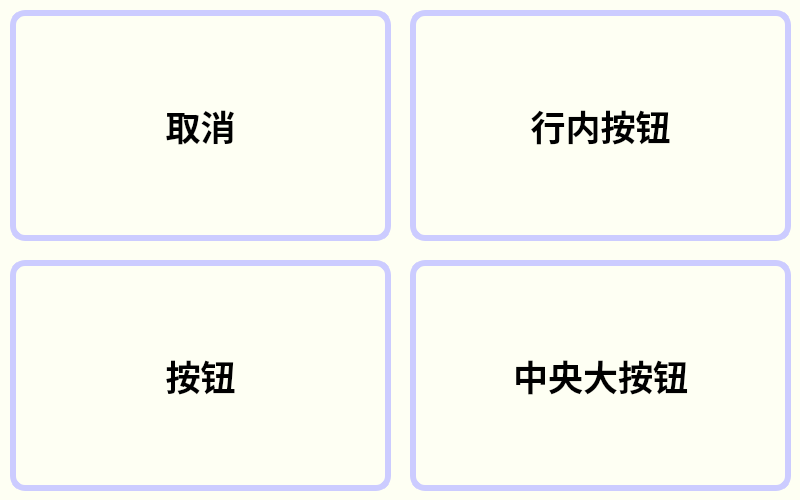
<?xml version="1.0" encoding="UTF-8"?>
<ui version="4.0">
 <class>buttons_w</class>
 <widget class="QWidget" name="buttons_w">
  <property name="geometry">
   <rect>
    <x>0</x>
    <y>0</y>
    <width>800</width>
    <height>500</height>
   </rect>
  </property>
  <property name="palette">
   <palette>
    <active>
     <colorrole role="Base">
      <brush brushstyle="SolidPattern">
       <color alpha="255">
        <red>255</red>
        <green>255</green>
        <blue>255</blue>
       </color>
      </brush>
     </colorrole>
     <colorrole role="Window">
      <brush brushstyle="SolidPattern">
       <color alpha="255">
        <red>254</red>
        <green>255</green>
        <blue>243</blue>
       </color>
      </brush>
     </colorrole>
    </active>
    <inactive>
     <colorrole role="Base">
      <brush brushstyle="SolidPattern">
       <color alpha="255">
        <red>255</red>
        <green>255</green>
        <blue>255</blue>
       </color>
      </brush>
     </colorrole>
     <colorrole role="Window">
      <brush brushstyle="SolidPattern">
       <color alpha="255">
        <red>254</red>
        <green>255</green>
        <blue>243</blue>
       </color>
      </brush>
     </colorrole>
    </inactive>
    <disabled>
     <colorrole role="Base">
      <brush brushstyle="SolidPattern">
       <color alpha="255">
        <red>254</red>
        <green>255</green>
        <blue>243</blue>
       </color>
      </brush>
     </colorrole>
     <colorrole role="Window">
      <brush brushstyle="SolidPattern">
       <color alpha="255">
        <red>254</red>
        <green>255</green>
        <blue>243</blue>
       </color>
      </brush>
     </colorrole>
    </disabled>
   </palette>
  </property>
  <property name="windowTitle">
   <string>Form</string>
  </property>
  <widget class="QPushButton" name="cancel_btn">
   <property name="geometry">
    <rect>
     <x>10</x>
     <y>10</y>
     <width>381</width>
     <height>231</height>
    </rect>
   </property>
   <property name="font">
    <font>
     <pointsize>-1</pointsize>
     <weight>75</weight>
     <bold>true</bold>
    </font>
   </property>
   <property name="cursor">
    <cursorShape>PointingHandCursor</cursorShape>
   </property>
   <property name="whatsThis">
    <string/>
   </property>
   <property name="layoutDirection">
    <enum>Qt::LeftToRight</enum>
   </property>
   <property name="styleSheet">
    <string notr="true">#cancel_btn
{
	font-weight:bold;
    border-radius: 15px;
    font-size: 35px;
    color: black;
	border:6px solid #CCCCFF;
}

#cancel_btn:hover {
    font-size: 45px;
    color: #CCCCFF;
}

#cancel_btn:pressed {
	color:black;
    background:#CCCCFF; /* 按下颜色 */
	border:6px solid black;
}</string>
   </property>
   <property name="text">
    <string>取消</string>
   </property>
  </widget>
  <widget class="QPushButton" name="btn_1">
   <property name="geometry">
    <rect>
     <x>410</x>
     <y>10</y>
     <width>381</width>
     <height>231</height>
    </rect>
   </property>
   <property name="font">
    <font>
     <pointsize>-1</pointsize>
     <weight>75</weight>
     <bold>true</bold>
    </font>
   </property>
   <property name="cursor">
    <cursorShape>PointingHandCursor</cursorShape>
   </property>
   <property name="whatsThis">
    <string/>
   </property>
   <property name="layoutDirection">
    <enum>Qt::LeftToRight</enum>
   </property>
   <property name="styleSheet">
    <string notr="true">#btn_1
{
	font-weight:bold;
    border-radius: 15px;
    font-size: 35px;
    color: black;
	border:6px solid #CCCCFF;
}

#btn_1:hover {
    font-size: 45px;
    color: #CCCCFF;
}

#btn_1:pressed {
	color:black;
    background:#CCCCFF; /* 按下颜色 */
	border:6px solid black;
}</string>
   </property>
   <property name="text">
    <string>行内按钮</string>
   </property>
  </widget>
  <widget class="QPushButton" name="btn_2">
   <property name="geometry">
    <rect>
     <x>10</x>
     <y>260</y>
     <width>381</width>
     <height>231</height>
    </rect>
   </property>
   <property name="font">
    <font>
     <pointsize>-1</pointsize>
     <weight>75</weight>
     <bold>true</bold>
    </font>
   </property>
   <property name="cursor">
    <cursorShape>PointingHandCursor</cursorShape>
   </property>
   <property name="whatsThis">
    <string/>
   </property>
   <property name="layoutDirection">
    <enum>Qt::LeftToRight</enum>
   </property>
   <property name="styleSheet">
    <string notr="true">#btn_2
{
	font-weight:bold;
    border-radius: 15px;
    font-size: 35px;
    color: black;
	border:6px solid #CCCCFF;
}

#btn_2:hover {
    font-size: 45px;
    color: #CCCCFF;
}

#btn_2:pressed {
	color:black;
    background:#CCCCFF; /* 按下颜色 */
	border:6px solid black;
}</string>
   </property>
   <property name="text">
    <string>按钮</string>
   </property>
  </widget>
  <widget class="QPushButton" name="btn_3">
   <property name="geometry">
    <rect>
     <x>410</x>
     <y>260</y>
     <width>381</width>
     <height>231</height>
    </rect>
   </property>
   <property name="font">
    <font>
     <pointsize>-1</pointsize>
     <weight>75</weight>
     <bold>true</bold>
    </font>
   </property>
   <property name="cursor">
    <cursorShape>PointingHandCursor</cursorShape>
   </property>
   <property name="whatsThis">
    <string/>
   </property>
   <property name="layoutDirection">
    <enum>Qt::LeftToRight</enum>
   </property>
   <property name="styleSheet">
    <string notr="true">#btn_3
{
	font-weight:bold;
    border-radius: 15px;
    font-size: 35px;
    color: black;
	border:6px solid #CCCCFF;
}

#btn_3:hover {
    font-size: 45px;
    color: #CCCCFF;
}

#btn_3:pressed {
	color:black;
    background:#CCCCFF; /* 按下颜色 */
	border:6px solid black;
}</string>
   </property>
   <property name="text">
    <string>中央大按钮</string>
   </property>
  </widget>
 </widget>
 <resources/>
 <connections/>
</ui>
